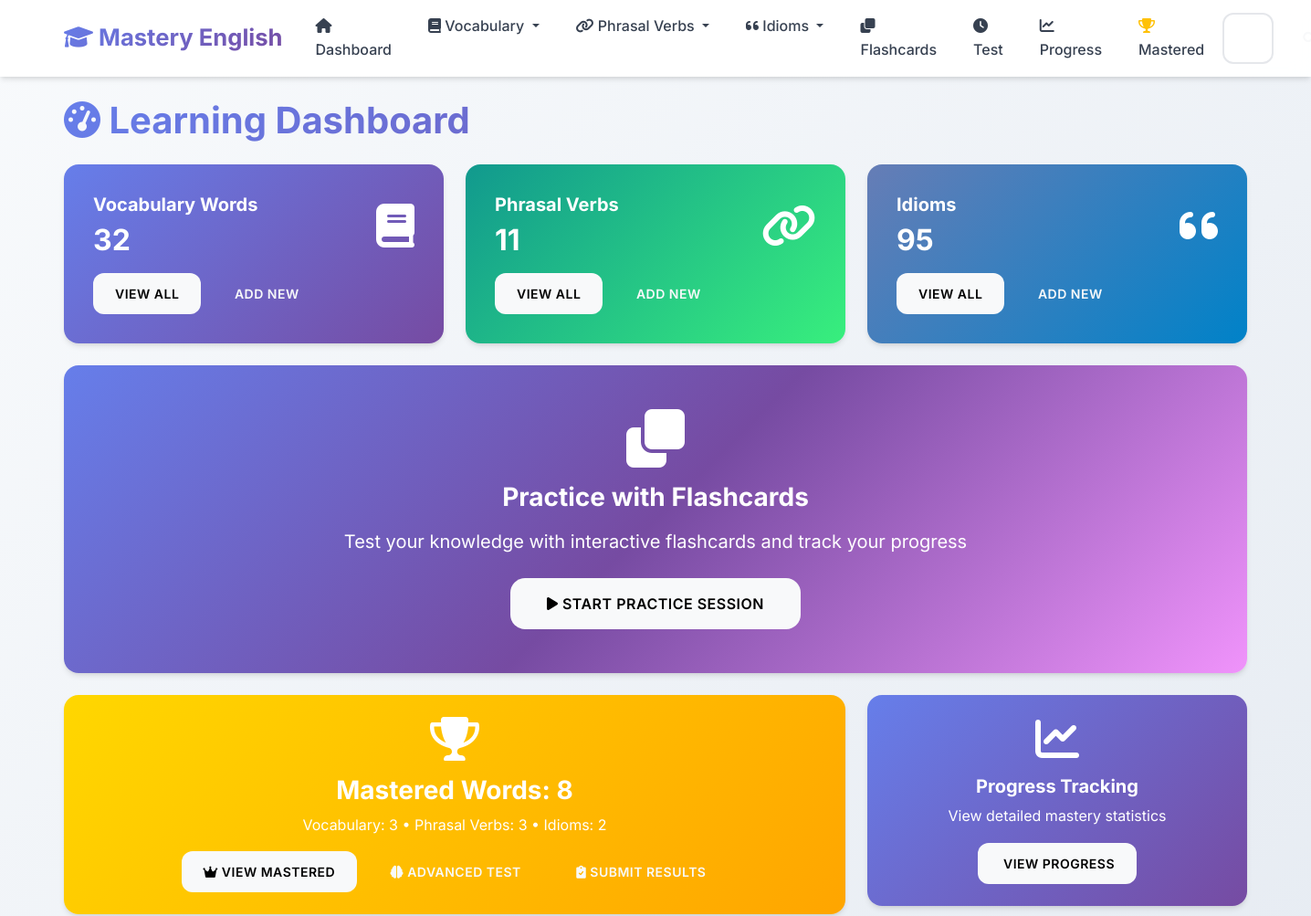
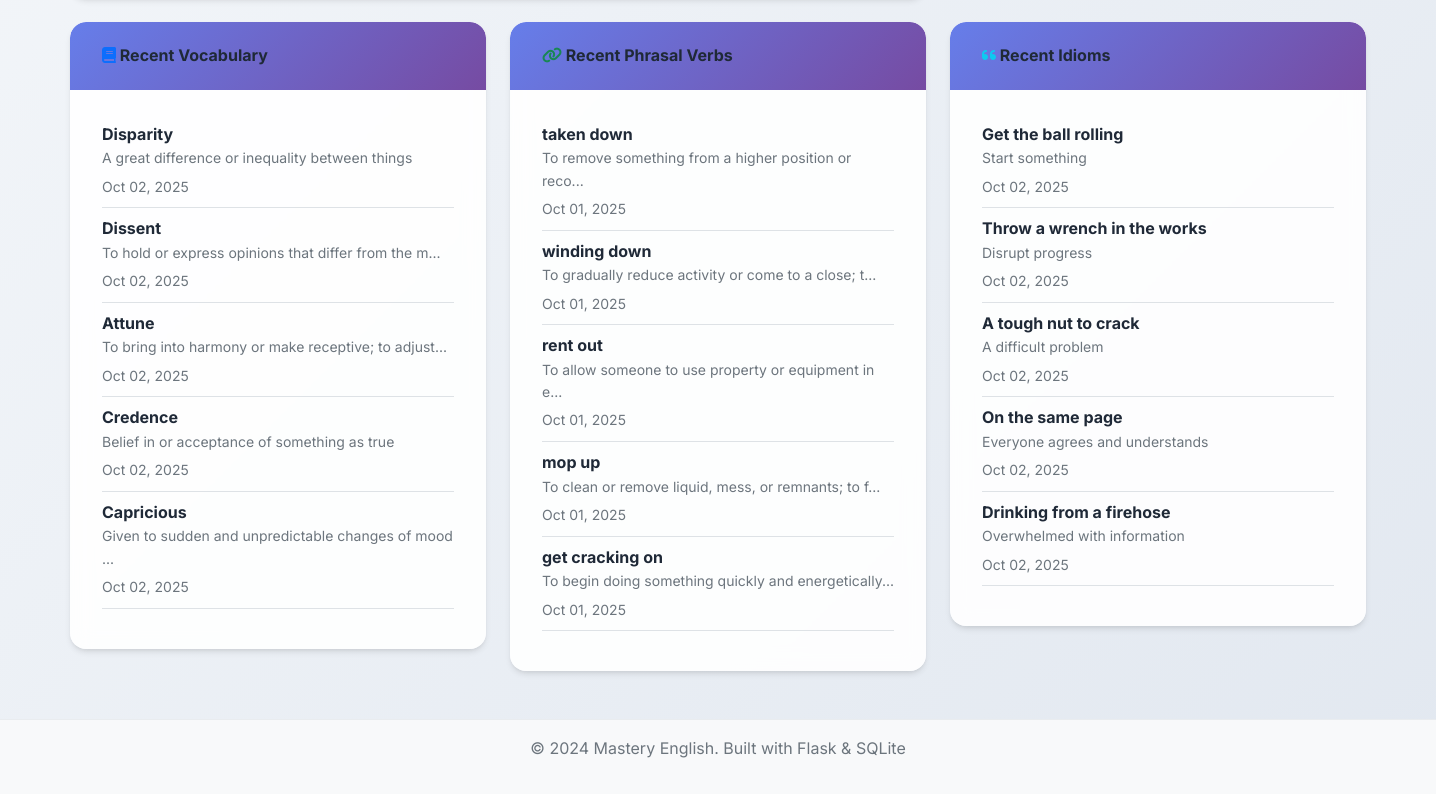
The page / on the database its author committed (2 pictures, top to bottom).
### app.py (models this page shows, shortened)
class VocabularyWord(db.Model):
    __tablename__ = 'vocabulary_words'
    id = db.Column(db.Integer, primary_key=True)
    word = db.Column(db.String(100), nullable=False)
    definition = db.Column(db.Text, nullable=False)
    example_sentence = db.Column(db.Text)
    pronunciation = db.Column(db.String(100))
    part_of_speech = db.Column(db.String(50))
    difficulty_level = db.Column(db.String(20), default='medium')
    date_added = db.Column(db.DateTime, default=datetime.utcnow)
    times_practiced = db.Column(db.Integer, default=0)
    last_practiced = db.Column(db.DateTime)
    mastery_level = db.Column(db.Integer, default=0)

class PhrasalVerb(db.Model):
    __tablename__ = 'phrasal_verbs'
    id = db.Column(db.Integer, primary_key=True)
    phrasal_verb = db.Column(db.String(100), nullable=False)
    meaning = db.Column(db.Text, nullable=False)
    example_sentence = db.Column(db.Text)
    separable = db.Column(db.Boolean, default=False)
    difficulty_level = db.Column(db.String(20), default='medium')
    date_added = db.Column(db.DateTime, default=datetime.utcnow)
    times_practiced = db.Column(db.Integer, default=0)
    last_practiced = db.Column(db.DateTime)
    mastery_level = db.Column(db.Integer, default=0)

class Idiom(db.Model):
    __tablename__ = 'idioms'
    id = db.Column(db.Integer, primary_key=True)
    idiom = db.Column(db.String(200), nullable=False)
    meaning = db.Column(db.Text, nullable=False)
    example_sentence = db.Column(db.Text)
    origin = db.Column(db.Text)
    difficulty_level = db.Column(db.String(20), default='medium')
    date_added = db.Column(db.DateTime, default=datetime.utcnow)
    times_practiced = db.Column(db.Integer, default=0)
    last_practiced = db.Column(db.DateTime)
    mastery_level = db.Column(db.Integer, default=0)

### app.py (the view)
@app.route('/')
def index():
    vocab_count = VocabularyWord.query.count()
    phrasal_count = PhrasalVerb.query.count()
    idiom_count = Idiom.query.count()
    mastered_vocab = VocabularyWord.query.filter(VocabularyWord.mastery_level == 5).count()
    mastered_phrasal = PhrasalVerb.query.filter(PhrasalVerb.mastery_level == 5).count()
    mastered_idioms = Idiom.query.filter(Idiom.mastery_level == 5).count()
    total_mastered = mastered_vocab + mastered_phrasal + mastered_idioms
    recent_vocab = VocabularyWord.query.order_by(VocabularyWord.date_added.desc()).limit(5).all()
    recent_phrasal = PhrasalVerb.query.order_by(PhrasalVerb.date_added.desc()).limit(5).all()
    recent_idioms = Idiom.query.order_by(Idiom.date_added.desc()).limit(5).all()
    return render_template('index.html',
                         vocab_count=vocab_count,
                         phrasal_count=phrasal_count,
                         idiom_count=idiom_count,
                         mastered_vocab=mastered_vocab,
                         mastered_phrasal=mastered_phrasal,
                         mastered_idioms=mastered_idioms,
                         total_mastered=total_mastered,
                         recent_vocab=recent_vocab,
                         recent_phrasal=recent_phrasal,
                         recent_idioms=recent_idioms)

### templates/index.html (shortened to what this page needs)
{% extends "base.html" %}
{% block content %}
<div class="row">
    <div class="col-12">
        <h1 class="mb-4">
            <i class="fas fa-tachometer-alt"></i> Learning Dashboard
        </h1>
    </div>
</div>
<div class="row mb-4">
    <div class="col-md-4">
        <div class="card dashboard-card text-white" style="background: var(--gradient-primary);">
            <div class="card-body">
                <div class="d-flex justify-content-between">
                    <div>
                        <h5 class="card-title text-white">Vocabulary Words</h5>
                        <h2 class="mb-0 text-white">{{ vocab_count }}</h2>
                    </div>
                    <div class="align-self-center floating-element">
                        <i class="fas fa-book fa-3x"></i>
                    </div>
                </div>
                <div class="mt-3">
                    <a href="{{ url_for('vocabulary_list') }}" class="btn btn-light btn-sm me-2">View All</a>
                    <a href="{{ url_for('add_vocabulary') }}" class="btn btn-outline-light btn-sm">Add New</a>
                </div>
            </div>
        </div>
    </div>
    <div class="col-md-4">
        <div class="card dashboard-card text-white" style="background: var(--gradient-success);">
            <div class="card-body">
                <div class="d-flex justify-content-between">
                    <div>
                        <h5 class="card-title text-white">Phrasal Verbs</h5>
                        <h2 class="mb-0 text-white">{{ phrasal_count }}</h2>
                    </div>
                    <div class="align-self-center floating-element">
                        <i class="fas fa-link fa-3x"></i>
                    </div>
                </div>
                <div class="mt-3">
                    <a href="{{ url_for('phrasal_verbs_list') }}" class="btn btn-light btn-sm me-2">View All</a>
                    <a href="{{ url_for('add_phrasal_verb') }}" class="btn btn-outline-light btn-sm">Add New</a>
                </div>
            </div>
        </div>
    </div>
    <div class="col-md-4">
        <div class="card dashboard-card text-white" style="background: var(--gradient-info);">
            <div class="card-body">
                <div class="d-flex justify-content-between">
                    <div>
                        <h5 class="card-title text-white">Idioms</h5>
                        <h2 class="mb-0 text-white">{{ idiom_count }}</h2>
                    </div>
                    <div class="align-self-center floating-element">
                        <i class="fas fa-quote-left fa-3x"></i>
                    </div>
                </div>
                <div class="mt-3">
                    <a href="{{ url_for('idioms_list') }}" class="btn btn-light btn-sm me-2">View All</a>
                    <a href="{{ url_for('add_idiom') }}" class="btn btn-outline-light btn-sm">Add New</a>
                </div>
            </div>
        </div>
    </div>
</div>
<div class="row mb-4">
    <div class="col-12">
        <div class="card dashboard-card" style="background: var(--gradient-hero); color: white;">
            <div class="card-body text-center py-5">
                <div class="floating-element">
                    <i class="fas fa-clone fa-4x mb-3"></i>
                </div>
                <h3 class="card-title text-white mb-3">
                    Practice with Flashcards
                </h3>
                <p class="card-text text-white fs-5 mb-4">Test your knowledge with interactive flashcards and track your progress</p>
                <a href="{{ url_for('flashcards_menu') }}" class="btn btn-light btn-lg pulse-primary">
                    <i class="fas fa-play"></i> Start Practice Session
                </a>
            </div>
        </div>
    </div>
</div>
<div class="row mb-4">
    <div class="col-md-8">
        <div class="card dashboard-card" style="background: linear-gradient(135deg, #ffd700 0%, #ffa500 100%); color: white;">
            <div class="card-body text-center py-4">
                <div class="floating-element">
                    <i class="fas fa-trophy fa-3x mb-3"></i>
                </div>
                <h3 class="card-title text-white mb-2">
                    Mastered Words: {{ total_mastered }}
                </h3>
                <p class="card-text text-white mb-3">
                    {% if total_mastered > 0 %}
                    Vocabulary: {{ mastered_vocab }} • Phrasal Verbs: {{ mastered_phrasal }} • Idioms: {{ mastered_idioms }}
                    {% else %}
                    Keep practicing to master your first words!
                    {% endif %}
                </p>
                <div>
                    <a href="{{ url_for('mastered_words') }}" class="btn btn-light me-2">
                        <i class="fas fa-crown"></i> View Mastered
                    </a>
                    {% if total_mastered > 0 %}
                    <a href="{{ url_for('mastered_test') }}" class="btn btn-outline-light me-2">
                        <i class="fas fa-brain"></i> Advanced Test
                    </a>
                    <a href="{{ url_for('submit_evaluation') }}" class="btn btn-outline-light">
                        <i class="fas fa-clipboard-check"></i> Submit Results
                    </a>
                    {% endif %}
                </div>
            </div>
        </div>
    </div>
    <div class="col-md-4">
        <div class="card dashboard-card" style="background: linear-gradient(135deg, #667eea 0%, #764ba2 100%); color: white;">
            <div class="card-body text-center py-4">
                <div class="floating-element">
                    <i class="fas fa-chart-line fa-3x mb-3"></i>
                </div>
                <h5 class="card-title text-white mb-2">Progress Tracking</h5>
                <p class="card-text text-white mb-3">View detailed mastery statistics</p>
                <a href="{{ url_for('progress') }}" class="btn btn-light">
                     View Progress
                </a>
            </div>
        </div>
    </div>
</div>
<div class="row">
    <div class="col-md-4">
        <div class="card">
            <div class="card-header">
                <h6 class="mb-0">
                    <i class="fas fa-book text-primary"></i> Recent Vocabulary
                </h6>
            </div>
            <div class="card-body">
                {% if recent_vocab %}
                    {% for word in recent_vocab %}
                        <div class="border-bottom pb-2 mb-2">
                            <strong>{{ word.word }}</strong>
                            <p class="mb-1 text-muted small">{{ word.definition[:50] }}{% if word.definition|length > 50 %}...{% endif %}</p>
                            <small class="text-muted">{{ word.date_added.strftime('%b %d, %Y') }}</small>
                        </div>
                    {% endfor %}
                {% else %}
                    <p class="text-muted">No vocabulary words yet.</p>
                {% endif %}
            </div>
        </div>
    </div>
    <div class="col-md-4">
        <div class="card">
            <div class="card-header">
                <h6 class="mb-0">
                    <i class="fas fa-link text-success"></i> Recent Phrasal Verbs
                </h6>
            </div>
            <div class="card-body">
                {% if recent_phrasal %}
                    {% for phrasal in recent_phrasal %}
                        <div class="border-bottom pb-2 mb-2">
                            <strong>{{ phrasal.phrasal_verb }}</strong>
                            <p class="mb-1 text-muted small">{{ phrasal.meaning[:50] }}{% if phrasal.meaning|length > 50 %}...{% endif %}</p>
                            <small class="text-muted">{{ phrasal.date_added.strftime('%b %d, %Y') }}</small>
                        </div>
                    {% endfor %}
                {% else %}
                    <p class="text-muted">No phrasal verbs yet.</p>
                {% endif %}
            </div>
        </div>
    </div>
    <div class="col-md-4">
        <div class="card">
            <div class="card-header">
                <h6 class="mb-0">
                    <i class="fas fa-quote-left text-info"></i> Recent Idioms
                </h6>
            </div>
            <div class="card-body">
                {% if recent_idioms %}
                    {% for idiom in recent_idioms %}
                        <div class="border-bottom pb-2 mb-2">
                            <strong>{{ idiom.idiom }}</strong>
                            <p class="mb-1 text-muted small">{{ idiom.meaning[:50] }}{% if idiom.meaning|length > 50 %}...{% endif %}</p>
                            <small class="text-muted">{{ idiom.date_added.strftime('%b %d, %Y') }}</small>
                        </div>
                    {% endfor %}
                {% else %}
                    <p class="text-muted">No idioms yet.</p>
                {% endif %}
            </div>
        </div>
    </div>
</div>
{% endblock %}

### static/css/style.css (style rules this page uses)
:root { --primary-color: #6366f1; --primary-dark: #4f46e5; --primary-light: #8b5cf6; --success-color: #10b981; --success-dark: #059669; --info-color: #06b6d4; --info-dark: #0891b2; --warning-color: #f59e0b; --warning-dark: #d97706; --danger-color: #ef4444; --danger-dark: #dc2626; --light-color: #f8fafc; --dark-color: #1e293b; --gray-50: #f9fafb; --gray-100: #f3f4f6; --gray-200: #e5e7eb; --gray-300: #d1d5db; --gray-400: #9ca3af; --gray-500: #6b7280; --gray-600: #4b5563; --gray-700: #374151; --gray-800: #1f2937; --gray-900: #111827; --gradient-primary: linear-gradient(135deg, #667eea 0%, #764ba2 100%); --gradient-success: linear-gradient(135deg, #11998e 0%, #38ef7d 100%); --gradient-info: linear-gradient(135deg, #667db6 0%, #0082c8 100%); --gradient-warning: linear-gradient(135deg, #f093fb 0%, #f5576c 100%); --gradient-hero: linear-gradient(135deg, #667eea 0%, #764ba2 50%, #f093fb 100%); --shadow-sm: 0 1px 2px 0 rgba(0, 0, 0, 0.05); --shadow: 0 4px 6px -1px rgba(0, 0, 0, 0.1), 0 2px 4px -1px rgba(0, 0, 0, 0.06); --shadow-md: 0 10px 15px -3px rgba(0, 0, 0, 0.1), 0 4px 6px -2px rgba(0, 0, 0, 0.05); --shadow-lg: 0 20px 25px -5px rgba(0, 0, 0, 0.1), 0 10px 10px -5px rgba(0, 0, 0, 0.04); --shadow-xl: 0 25px 50px -12px rgba(0, 0, 0, 0.25); }
body { font-family: 'Inter', 'Segoe UI', -apple-system, BlinkMacSystemFont, sans-serif; background: linear-gradient(135deg, #f8fafc 0%, #e2e8f0 100%); min-height: 100vh; line-height: 1.6; color: var(--gray-800); }
.card { border: none; border-radius: 16px; background: rgba(255, 255, 255, 0.9); backdrop-filter: blur(10px); box-shadow: var(--shadow); transition: all 0.4s cubic-bezier(0.4, 0, 0.2, 1); position: relative; overflow: hidden; }
.card::before { content: ''; position: absolute; top: 0; left: 0; width: 100%; height: 2px; background: var(--gradient-primary); transform: scaleX(0); transition: transform 0.3s ease; }
.card-header { background: var(--gradient-primary); color: white; border-bottom: none; border-radius: 16px 16px 0 0 !important; padding: 1.5rem 2rem; font-weight: 600; }
.card-body { padding: 2rem; }
.btn { border-radius: 12px; font-weight: 600; padding: 0.75rem 1.5rem; text-transform: uppercase; letter-spacing: 0.5px; font-size: 0.875rem; transition: all 0.3s cubic-bezier(0.4, 0, 0.2, 1); position: relative; overflow: hidden; border: none; }
.btn::before { content: ''; position: absolute; top: 0; left: -100%; width: 100%; height: 100%; background: linear-gradient(90deg, transparent, rgba(255,255,255,0.2), transparent); transition: left 0.5s; }
.btn-lg { padding: 1rem 2.5rem; font-size: 1rem; border-radius: 16px; }
.dashboard-card { transition: all 0.4s cubic-bezier(0.4, 0, 0.2, 1); position: relative; overflow: hidden; }
.dashboard-card::before { content: ''; position: absolute; top: 0; left: 0; width: 100%; height: 4px; background: var(--gradient-primary); transform: scaleX(0); transition: transform 0.3s ease; }
h1, h2, h3, h4, h5, h6 { font-weight: 700; color: var(--gray-800); }
h1 { background: var(--gradient-primary); -webkit-background-clip: text; -webkit-text-fill-color: transparent; background-clip: text; }
.fa, .fas, .far { transition: all 0.3s ease; }
.floating-element { animation: float 3s ease-in-out infinite; }
.pulse-primary { animation: pulse 2s infinite; }

### rows shown on the page
VocabularyWord: word "Disparity", definition "A great difference or inequality between things", date_added "Oct 02, 2025"
VocabularyWord: word "Dissent", definition "To hold or express opinions that differ from the m", date_added "Oct 02, 2025"
VocabularyWord: word "Attune", definition "To bring into harmony or make receptive; to adjust", date_added "Oct 02, 2025"
VocabularyWord: word "Credence", definition "Belief in or acceptance of something as true", date_added "Oct 02, 2025"
VocabularyWord: word "Capricious", definition "Given to sudden and unpredictable changes of mood", date_added "Oct 02, 2025"
PhrasalVerb: phrasal_verb "taken down", meaning "To remove something from a higher position or reco", date_added "Oct 01, 2025"
PhrasalVerb: phrasal_verb "winding down", meaning "To gradually reduce activity or come to a close; t", date_added "Oct 01, 2025"
PhrasalVerb: phrasal_verb "rent out", meaning "To allow someone to use property or equipment in e", date_added "Oct 01, 2025"
PhrasalVerb: phrasal_verb "mop up", meaning "To clean or remove liquid, mess, or remnants; to f", date_added "Oct 01, 2025"
PhrasalVerb: phrasal_verb "get cracking on", meaning "To begin doing something quickly and energetically", date_added "Oct 01, 2025"
Idiom: idiom "Get the ball rolling", meaning "Start something", date_added "Oct 02, 2025"
Idiom: idiom "Throw a wrench in the works", meaning "Disrupt progress", date_added "Oct 02, 2025"
Idiom: idiom "A tough nut to crack", meaning "A difficult problem", date_added "Oct 02, 2025"
Idiom: idiom "On the same page", meaning "Everyone agrees and understands", date_added "Oct 02, 2025"
Idiom: idiom "Drinking from a firehose", meaning "Overwhelmed with information", date_added "Oct 02, 2025"

### other values the page prints
{{ vocab_count }} "32"
{{ phrasal_count }} "11"
{{ idiom_count }} "95"
{{ total_mastered }} "8"
{{ mastered_vocab }} "3"
{{ mastered_phrasal }} "3"
{{ mastered_idioms }} "2"
